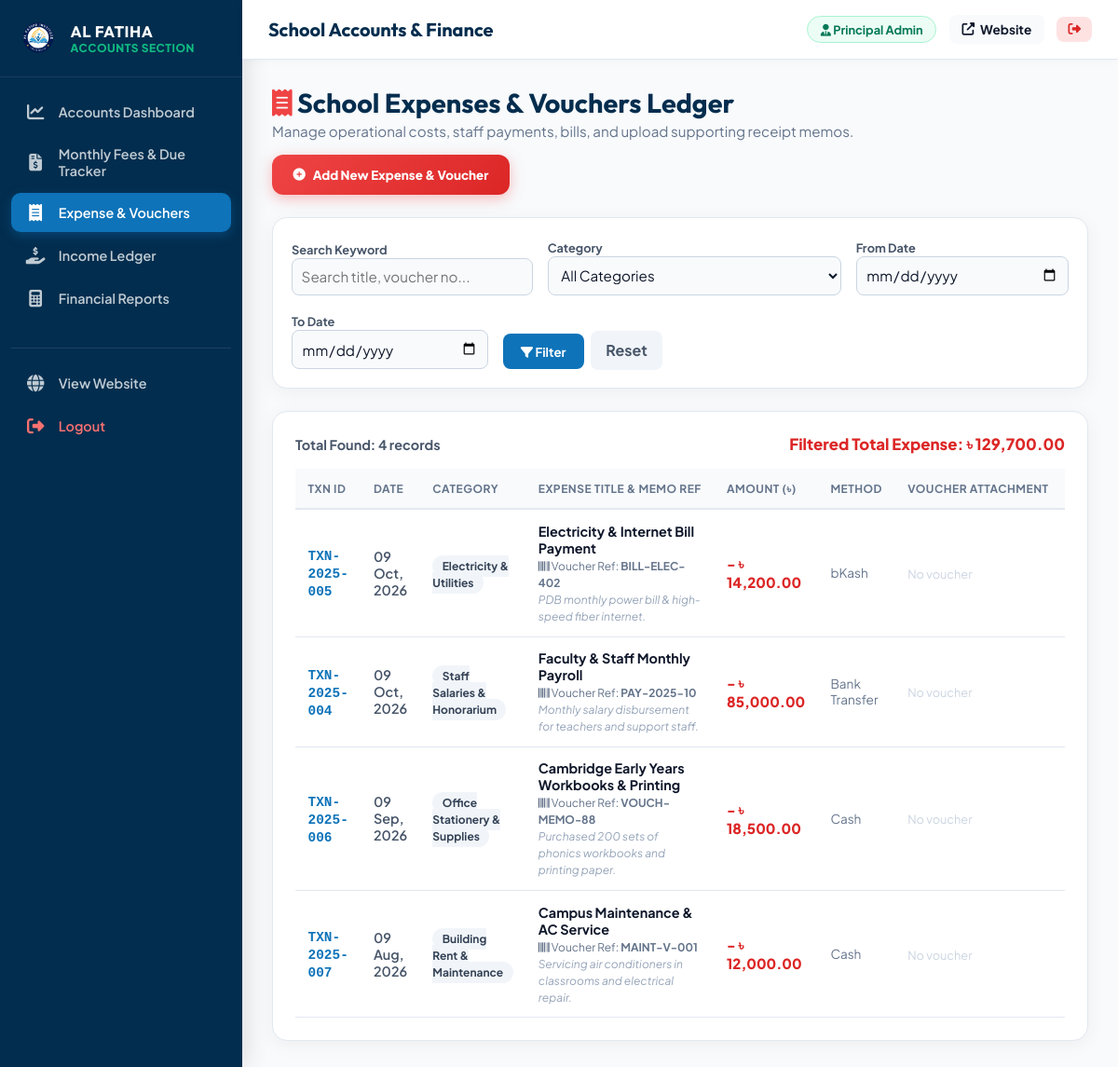
Page /accountant/expenses.php (signed in) on the committed database.
### tables this page shows
CREATE TABLE `accounts_transactions` (
  `id` int(11) NOT NULL AUTO_INCREMENT,
  `transaction_no` varchar(30) NOT NULL,
  `type` enum('Income','Expense') NOT NULL,
  `category` varchar(100) NOT NULL,
  `title` varchar(200) NOT NULL,
  `amount` decimal(12,2) NOT NULL,
  `transaction_date` date NOT NULL,
  `payment_method` varchar(50) DEFAULT 'Cash',
  `reference_no` varchar(100) DEFAULT NULL,
  `voucher_file` varchar(255) DEFAULT NULL,
  `description` text DEFAULT NULL,
  `created_by` int(11) DEFAULT NULL,
  `created_at` timestamp NOT NULL DEFAULT current_timestamp(),
  PRIMARY KEY (`id`),
  UNIQUE KEY `transaction_no` (`transaction_no`),
  KEY `created_by` (`created_by`),
  CONSTRAINT `accounts_transactions_ibfk_1` FOREIGN KEY (`created_by`) REFERENCES `users` (`id`) ON DELETE SET NULL
);

### includes/functions.php (called while the page is built, shortened)
<?php
function sanitize($data) {
    return htmlspecialchars(trim($data), ENT_QUOTES, 'UTF-8');
}
function format_date($dateStr) {
    return date('d M, Y', strtotime($dateStr));
}
function format_currency($amount) {
    return '৳ ' . number_format($amount, 2);
}

### accountant/expenses.php (the view, shortened to what this page needs)
<?php
require_once __DIR__ . '/layout.php';
$db = get_db_connection();
$search = sanitize($_GET['search'] ?? '');
$startDate = sanitize($_GET['start_date'] ?? '');
$endDate = sanitize($_GET['end_date'] ?? '');
$whereClauses = ["type = 'Expense'"];
$params = [];
$whereSql = implode(' AND ', $whereClauses);
$expStmt = $db->prepare("SELECT * FROM accounts_transactions WHERE $whereSql ORDER BY transaction_date DESC, id DESC");
$expStmt->execute($params);
$expenses = $expStmt->fetchAll();
$totalFilteredExpense = array_sum(array_column($expenses, 'amount'));
?>
<div style="display: flex; justify-content: space-between; align-items: center; margin-bottom: 1.5rem; flex-wrap: wrap; gap: 1rem;">
  <div>
    <h1 style="font-family: 'Outfit', sans-serif; font-size: 1.8rem; color: #032d4e; margin: 0;">
      <i class="fas fa-receipt" style="color: #ef4444;"></i> School Expenses & Vouchers Ledger
    </h1>
    <p style="color: #64748b; margin: 0.2rem 0 0 0; font-size: 0.95rem;">
      Manage operational costs, staff payments, bills, and upload supporting receipt memos.
    </p>
  </div>
  <button onclick="toggleAddForm()" class="btn" style="background: linear-gradient(135deg, #ef4444 0%, #dc2626 100%); color: #ffffff; padding: 0.8rem 1.4rem; border-radius: 12px; font-weight: 800; border: none; cursor: pointer; display: inline-flex; align-items: center; gap: 0.5rem; box-shadow: 0 4px 15px rgba(239, 68, 68, 0.35);">
    <i class="fas fa-plus-circle"></i> Add New Expense & Voucher
  </button>
</div>
<div style="background: #ffffff; border-radius: 16px; padding: 1.25rem; box-shadow: 0 4px 20px rgba(0,0,0,0.05); border: 1px solid #e2e8f0; margin-bottom: 1.5rem;">
  <form method="GET" style="display: flex; flex-wrap: wrap; gap: 1rem; align-items: flex-end;">
    <div style="flex: 1; min-width: 200px;">
      <label style="font-size: 0.8rem; font-weight: 700; color: #475569;">Search Keyword</label>
      <input type="text" name="search" class="form-control" placeholder="Search title, voucher no..." value="<?= htmlspecialchars($search) ?>" style="width: 100%; padding: 0.6rem; border-radius: 8px; border: 1px solid #cbd5e1;">
    </div>
    <div style="min-width: 180px;">
      <label style="font-size: 0.8rem; font-weight: 700; color: #475569;">Category</label>
      <select name="category" class="form-control" style="width: 100%; padding: 0.6rem; border-radius: 8px; border: 1px solid #cbd5e1;">
        <option value="">All Categories</option>
      </select>
    </div>
    <div>
      <label style="font-size: 0.8rem; font-weight: 700; color: #475569;">From Date</label>
      <input type="date" name="start_date" class="form-control" value="<?= htmlspecialchars($startDate) ?>" style="padding: 0.6rem; border-radius: 8px; border: 1px solid #cbd5e1;">
    </div>
    <div>
      <label style="font-size: 0.8rem; font-weight: 700; color: #475569;">To Date</label>
      <input type="date" name="end_date" class="form-control" value="<?= htmlspecialchars($endDate) ?>" style="padding: 0.6rem; border-radius: 8px; border: 1px solid #cbd5e1;">
    </div>
    <div>
      <button type="submit" class="btn" style="background: #0e73b9; color: #ffffff; padding: 0.65rem 1.2rem; border-radius: 8px; font-weight: 700; border: none; cursor: pointer;">
        <i class="fas fa-filter"></i> Filter
      </button>
      <a href="expenses.php" class="btn" style="background: #f1f5f9; color: #475569; padding: 0.65rem 1rem; border-radius: 8px; font-weight: 700; text-decoration: none; margin-left: 0.3rem;">Reset</a>
    </div>
  </form>
</div>
<div style="background: #ffffff; border-radius: 16px; padding: 1.5rem; box-shadow: 0 4px 20px rgba(0,0,0,0.05); border: 1px solid #e2e8f0;">
  <div style="display: flex; justify-content: space-between; align-items: center; margin-bottom: 1rem;">
    <span style="font-weight: 700; color: #475569; font-size: 0.9rem;">Total Found: <strong><?= count($expenses) ?> records</strong></span>
    <span style="font-weight: 800; color: #dc2626; font-size: 1.05rem;">Filtered Total Expense: <?= format_currency($totalFilteredExpense) ?></span>
  </div>
  <div style="overflow-x: auto;">
    <table class="data-table" style="width: 100%; border-collapse: collapse; text-align: left; font-size: 0.9rem;">
      <thead>
        <tr style="background: #f8fafc; border-bottom: 2px solid #e2e8f0; color: #475569;">
          <th style="padding: 0.85rem;">Txn ID</th>
          <th style="padding: 0.85rem;">Date</th>
          <th style="padding: 0.85rem;">Category</th>
          <th style="padding: 0.85rem;">Expense Title & Memo Ref</th>
          <th style="padding: 0.85rem;">Amount (৳)</th>
          <th style="padding: 0.85rem;">Method</th>
          <th style="padding: 0.85rem;">Voucher Attachment</th>
          <th style="padding: 0.85rem; text-align: center;">Action</th>
        </tr>
      </thead>
      <tbody>
        <?php if (empty($expenses)): ?>
          <tr><td colspan="8" style="padding: 2.5rem; text-align: center; color: #94a3b8;">No expense records match your filter criteria.</td></tr>
        <?php else: ?>
          <?php foreach ($expenses as $exp): ?>
            <tr style="border-bottom: 1px solid #f1f5f9;">
              <td style="padding: 0.85rem; font-weight: 700; color: #0e73b9;"><code><?= htmlspecialchars($exp['transaction_no']) ?></code></td>
              <td style="padding: 0.85rem; font-weight: 600; color: #475569;"><?= format_date($exp['transaction_date']) ?></td>
              <td style="padding: 0.85rem;">
                <span style="background: #f1f5f9; color: #334155; padding: 0.25rem 0.65rem; border-radius: 12px; font-weight: 700; font-size: 0.75rem;">
                  <?= htmlspecialchars($exp['category']) ?>
                </span>
              </td>
              <td style="padding: 0.85rem;">
                <strong><?= htmlspecialchars($exp['title']) ?></strong>
                <?php if ($exp['reference_no']): ?>
                  <br><small style="color: #64748b;"><i class="fas fa-barcode"></i> Voucher Ref: <strong><?= htmlspecialchars($exp['reference_no']) ?></strong></small>
                <?php endif; ?>
                <?php if ($exp['description']): ?>
                  <br><small style="color: #94a3b8; font-style: italic;"><?= htmlspecialchars($exp['description']) ?></small>
                <?php endif; ?>
              </td>
              <td style="padding: 0.85rem; font-weight: 800; color: #dc2626; font-size: 0.95rem;">
                - <?= format_currency($exp['amount']) ?>
              </td>
              <td style="padding: 0.85rem; font-size: 0.85rem; color: #64748b;"><?= htmlspecialchars($exp['payment_method']) ?></td>
              <td style="padding: 0.85rem;">
                <?php if ($exp['voucher_file']): ?>
                  <button onclick="previewVoucher('../uploads/vouchers/<?= htmlspecialchars($exp['voucher_file']) ?>', '<?= htmlspecialchars($exp['title']) ?>')" style="background: #fee2e2; color: #b91c1c; border: 1px solid #fecaca; padding: 0.35rem 0.75rem; border-radius: 8px; font-weight: 700; font-size: 0.8rem; cursor: pointer; display: inline-flex; align-items: center; gap: 0.35rem;">
                    <i class="fas fa-file-image"></i> View Voucher Memo
                  </button>
                <?php else: ?>
                  <span style="color: #cbd5e1; font-size: 0.8rem;">No voucher</span>
                <?php endif; ?>
              </td>
              <td style="padding: 0.85rem; text-align: center;">
              </td>
            </tr>
          <?php endforeach; ?>
        <?php endif; ?>
      </tbody>
    </table>
  </div>
</div>
<?php require_once __DIR__ . '/layout_footer.php'; ?>

### assets/css/admin.css (style rules this page uses)
:root { --admin-primary: #0e73b9; --admin-primary-dark: #064878; --admin-deep-navy: #032d4e; --admin-gold: #f3b527; --admin-gold-dark: #cd8707; --admin-bg: #f8fafc; --admin-card: #ffffff; --admin-border: #e2e8f0; --admin-text: #0f172a; --admin-text-muted: #64748b; --sidebar-width: 260px; --header-height: 64px; }
*, *::before, *::after { box-sizing: border-box; }
html, body { margin: 0; padding: 0; width: 100%; overflow-x: hidden; }
body.dashboard-body { font-family: 'Plus Jakarta Sans', sans-serif; background-color: var(--admin-bg); color: var(--admin-text); min-height: 100vh; display: flex; position: relative; -webkit-font-smoothing: antialiased; }
.form-control { width: 100%; padding: 0.75rem 1rem; font-size: 0.95rem; border: 1.5px solid var(--admin-border); border-radius: 10px; background: #f8fafc; transition: all 0.2s ease; font-family: inherit; color: var(--admin-text); }
.data-table { width: 100%; border-collapse: collapse; text-align: left; font-size: 0.88rem; }
.data-table th { background: #f8fafc; color: var(--admin-text-muted); font-weight: 700; padding: 0.85rem 1rem; border-bottom: 2px solid var(--admin-border); text-transform: uppercase; font-size: 0.75rem; letter-spacing: 0.5px; white-space: nowrap; }
.data-table td { padding: 0.85rem 1rem; border-bottom: 1px solid var(--admin-border); vertical-align: middle; }
.btn { cursor: pointer; border-radius: 8px; transition: all 0.2s ease; font-family: inherit; }

### rows in the picture
accounts_transactions: transaction_no "TXN-2025-005", transaction_date "09 Oct, 2026", category "Electricity & Utilities", title "Electricity & Internet Bill Payment", reference_no "BILL-ELEC-402", description "PDB monthly power bill & high-speed fiber internet.", amount "৳ 14,200.00", payment_method "bKash", shows "No voucher"
accounts_transactions: transaction_no "TXN-2025-004", transaction_date "09 Oct, 2026", category "Staff Salaries & Honorarium", title "Faculty & Staff Monthly Payroll", reference_no "PAY-2025-10", description "Monthly salary disbursement for teachers and support staff.", amount "৳ 85,000.00", payment_method "Bank Transfer", shows "No voucher"
accounts_transactions: transaction_no "TXN-2025-006", transaction_date "09 Sep, 2026", category "Office Stationery & Supplies", title "Cambridge Early Years Workbooks & Printing", reference_no "VOUCH-MEMO-88", description "Purchased 200 sets of phonics workbooks and printing paper.", amount "৳ 18,500.00", payment_method "Cash", shows "No voucher"
accounts_transactions: transaction_no "TXN-2025-007", transaction_date "09 Aug, 2026", category "Building Rent & Maintenance", title "Campus Maintenance & AC Service", reference_no "MAINT-V-001", description "Servicing air conditioners in classrooms and electrical repair.", amount "৳ 12,000.00", payment_method "Cash", shows "No voucher"

### other values in the picture
$user_name "Principal Admin"
count($expenses) "4"
format_currency($totalFilteredExpense) "৳ 129,700.00"
